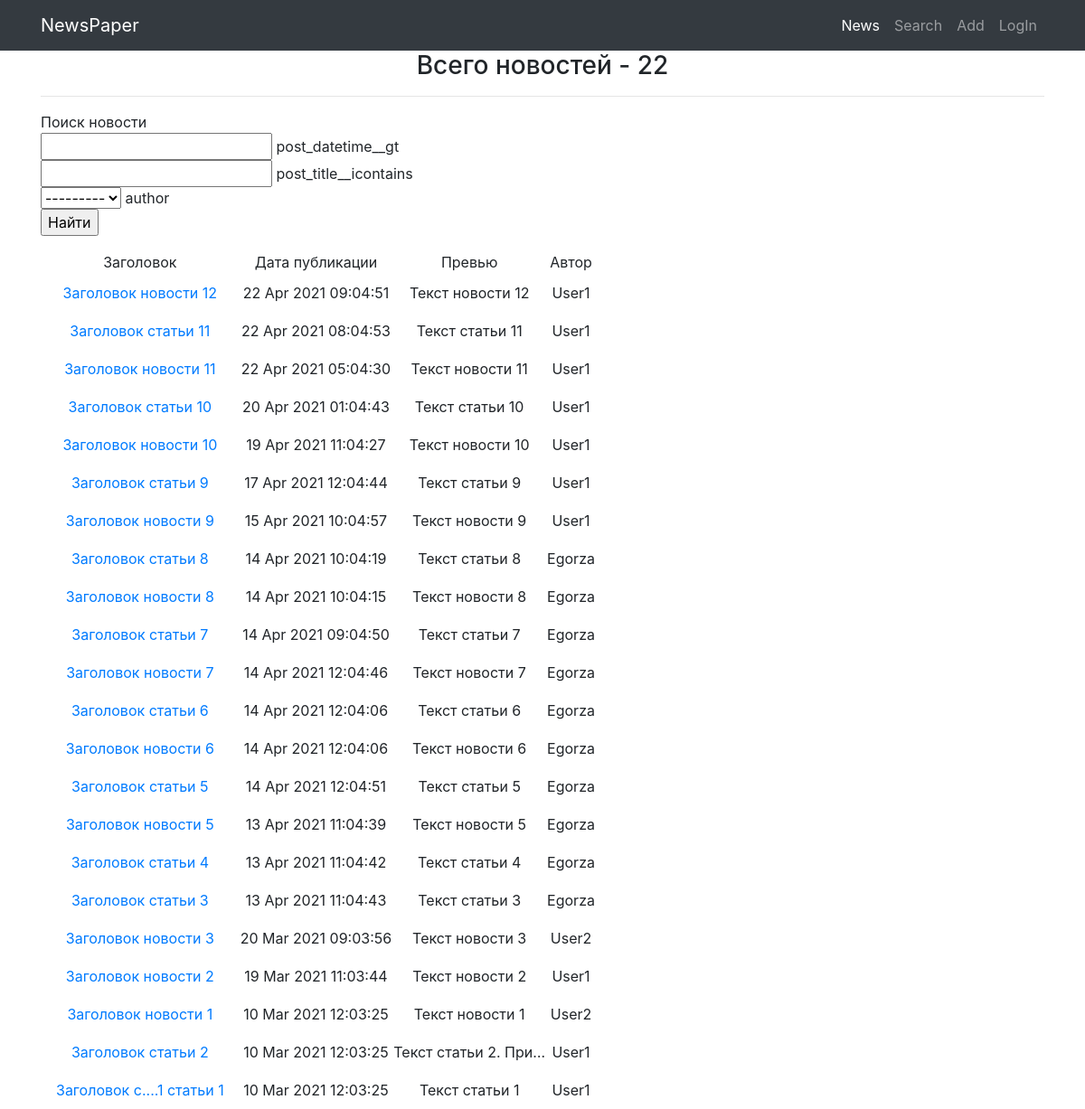
/search/, run on an earlier commit of the app's database.
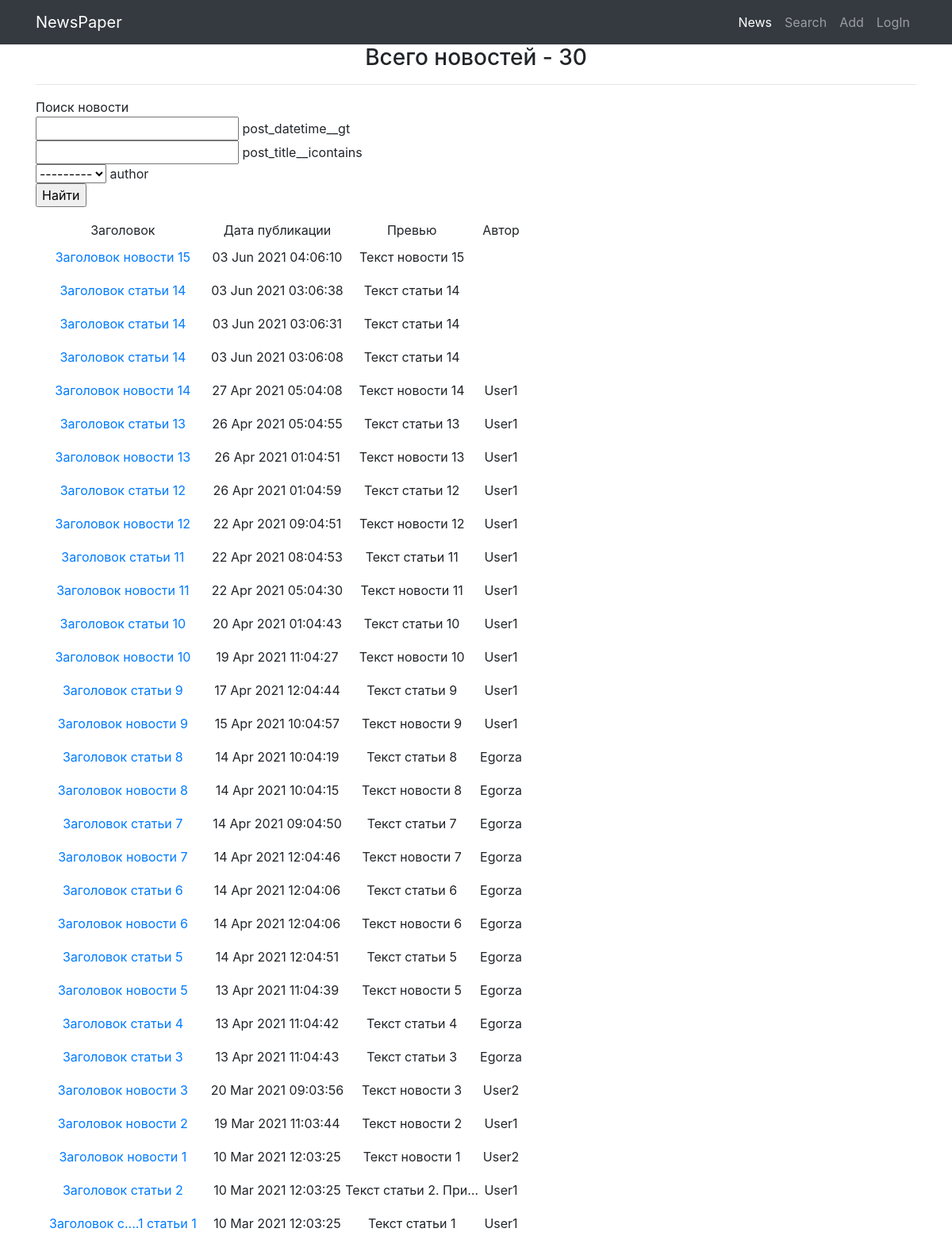
And on a later commit of the database.
### NewsPaperApp/models.py (models this page shows, shortened)
class Author(models.Model):
    author = models.OneToOneField(User, on_delete=models.CASCADE)
    author_rating = models.IntegerField(default=0)
    def __str__(self):
        return self.author.username

class Post(models.Model):
    news = 'Новость'
    article = 'Статья'
    Posts = [(news, 'Новость'), (article, 'Статья')]
    author = models.ForeignKey(Author, on_delete=models.CASCADE,
                               verbose_name='Автор', blank=True,
                               null=True)
    post_type = models.CharField(max_length=30, choices=Posts,
                                 default='select', verbose_name='Тип')
    post_datetime = models.DateTimeField(auto_now_add=True)
    post_category = models.ManyToManyField(Category, through='PostCategory', verbose_name='Категория')
    post_title = models.CharField(max_length=255, verbose_name='Заголовок')
    post_content = models.TextField(verbose_name='Содержание')
    post_rating = models.IntegerField(default=0)

### NewsPaperApp/views.py (the view)
# urls.py: path('search/', NewsSearch.as_view(), name='news_search'),
class NewsSearch(ListView):
    model = Post
    template_name = 'news_search.html'
    context_object_name = 'news'
    queryset = Post.objects.order_by('-post_datetime')
    def get_context_data(self, **kwargs):  # забираем отфильтрованные объекты переопределяя метод get_context_data у наследуемого класса (привет полиморфизм, мы скучали!!!)
        context = super().get_context_data(**kwargs)
        context['filter'] = PostFilter(self.request.GET, queryset=self.get_queryset())  # вписываем наш фильтр в контекст
        return context

### NewsPaperApp/templatetags/censor.py (called while the page is built)
@register.filter(name='censor')
def censor(value):
    censored_words = ['слово1', 'слово2']
    if isinstance(value, str):
        censored_list = value.split(' ')
        for cl_index, cl_value in enumerate(censored_list):
            for c_word in censored_words:
                if c_word in cl_value.lower():
                    len_dif = len(c_word) - len(cl_value) - 1
                    censored_list[cl_index] = cl_value[0] + '.' * (len(c_word) - 2) + cl_value[len_dif:]
        return ' '.join(censored_list)
    else:
        raise ValueError(f'Фильтр <censor> можно применить только к объекту типа <str>')

### templates/news_search.html (shortened to what this page needs)
{% extends 'flatpages/default.html' %}
{% load censor %}
{% block content %}
    <h3>Всего новостей - {{ news|length }}</h3>
    <hr>
    {% if news %}
        <form method="GET">
            <p style="text-align: left;">
                Поиск новости<br>
                {% for field in filter.form %}
                    {{ field }} {{ field.name }}<br>
                {% endfor %}
                <input type="submit" value="Найти">
            </p>
        </form>
        <table>
            <tr>
                <td>
                    Заголовок
                </td>
                <td>
                    Дата публикации
                </td>
                <td>
                    Превью
                </td>
                <td>
                    Автор
                </td>
            </tr>
        {% for news_id in filter.qs %}
            <tr>
                <td>
                    <a class="nav-link" href="http://127.0.0.1:8000/news/{{ news_id.id }}">{{ news_id.post_title|censor }}</a>
                </td>
                <td>
                    {{ news_id.post_datetime|date:'d M Y h:m:s' }}
                </td>
                <td>
                    {{ news_id.post_content|censor|truncatechars:20 }}
                </td>
                <td>
                    {{ news_id.author.author.username }}
                </td>
            </tr>
        {% endfor %}
        </table>
    {% else %}
        <h2>Новостей нет!</h2>
    {% endif %}
{% endblock content %}

### templates/flatpages/default.html (shortened to what this page needs)
<!DOCTYPE html>
<html lang="en">
{% load static %}
{% load group_list %}
<head>
  <link href="{% static 'vendor/bootstrap/css/bootstrap.min.css' %}" rel="stylesheet">
</head>
<body>
  {% load cache %}
  <nav class="navbar navbar-expand-lg navbar-dark bg-dark static-top">
    <div class="container">
      <a class="navbar-brand" href="/news">NewsPaper</a>
      <div class="collapse navbar-collapse" id="navbarResponsive">
        <ul class="navbar-nav ml-auto">
          {% cache 300 header %}
              <li class="nav-item active">
                <a class="nav-link" href="/news">News
                </a>
              </li>
              <li class="nav-item">
                <a class="nav-link" href="/news/search">Search</a>
              </li>
              <li class="nav-item">
                <a class="nav-link" href="/news/add">Add</a>
              </li>
          {% endcache %}
              {% if not user.is_authenticated %}
              <li class="nav-item">
                <a class="nav-link" href="/accounts/login/">LogIn</a>
              </li>
              {% endif %}
        </ul>
      </div>
    </div>
  </nav>
  <div class="container">
    <div class="row">
      <div class="col-lg-12 text-center">
        {% block content %}{% endblock content %}
      </div>
    </div>
  </div>
</body>
</html>

What changed in the data, as far as the page shows it:
added Post: post_title|censor "Заголовок новости 15", post_datetime "03 Jun 2021 04:06:10", post_content|censor "Текст новости 15"
added Post: post_title|censor "Заголовок статьи 14", post_datetime "03 Jun 2021 03:06:38", post_content|censor "Текст статьи 14"
added Post: post_title|censor "Заголовок статьи 14", post_datetime "03 Jun 2021 03:06:31", post_content|censor "Текст статьи 14"
added Post: post_title|censor "Заголовок статьи 14", post_datetime "03 Jun 2021 03:06:08", post_content|censor "Текст статьи 14"
added Post: post_title|censor "Заголовок новости 14", post_datetime "27 Apr 2021 05:04:08", post_content|censor "Текст новости 14", author.author.username "User1"
added Post: post_title|censor "Заголовок статьи 13", post_datetime "26 Apr 2021 05:04:55", post_content|censor "Текст статьи 13", author.author.username "User1"
added Post: post_title|censor "Заголовок новости 13", post_datetime "26 Apr 2021 01:04:51", post_content|censor "Текст новости 13", author.author.username "User1"
added Post: post_title|censor "Заголовок статьи 12", post_datetime "26 Apr 2021 01:04:59", post_content|censor "Текст статьи 12", author.author.username "User1"
Also different on the page:
{{ news|length }}: "22" → "30"
